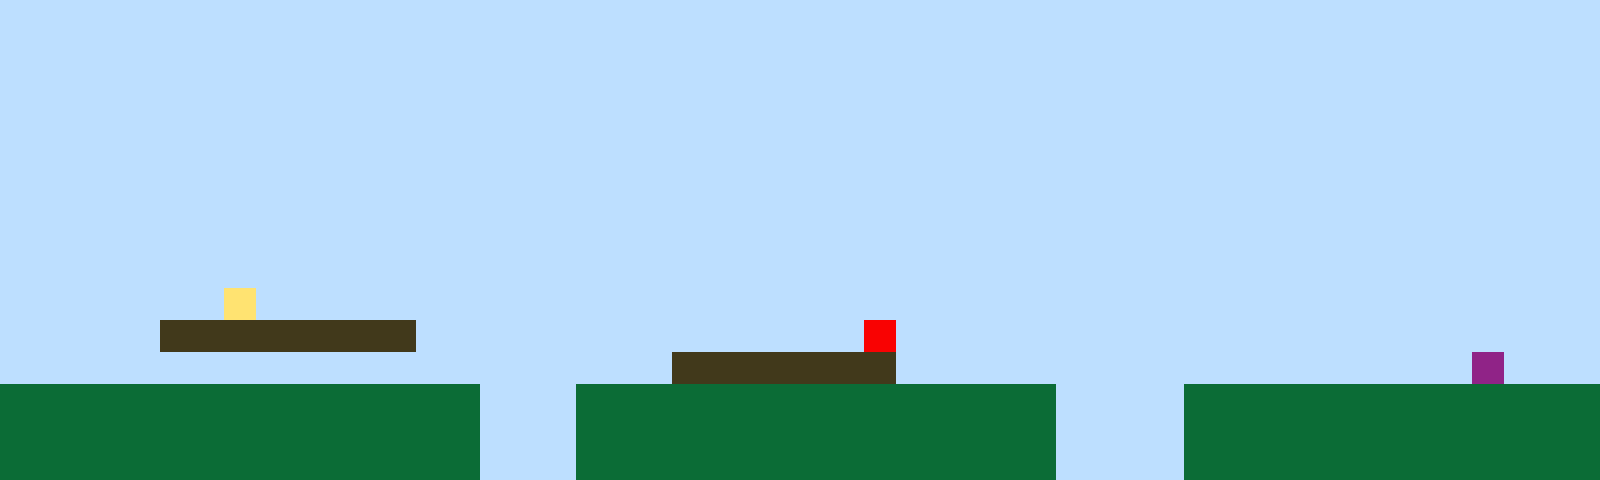

This is a level from a 2D game, rendered from its Tiled map with the project's own tilesets. A one-line summary and the complete map file follow:
An orthogonal 50x15 tile map with 32x32 px tiles, 1 tile layer (Tile Layer 1).

<map version="1.10" tiledversion="1.11.2" orientation="orthogonal" renderorder="right-up" width="50" height="15" tilewidth="32" tileheight="32" infinite="0" nextlayerid="2" nextobjectid="1"><editorsettings><export target="map1.csv" format="csv" /></editorsettings><tileset firstgid="1" name="sprites" tilewidth="32" tileheight="32" tilecount="6" columns="3"><image source="sprites.png" width="96" height="64" /></tileset><layer id="1" name="Tile Layer 1" width="50" height="15"><data encoding="csv">1,1,1,1,1,1,1,1,1,1,1,1,1,1,1,1,1,1,1,1,1,1,1,1,1,1,1,1,1,1,1,1,1,1,1,1,1,1,1,1,1,1,1,1,1,1,1,1,1,1,1,1,1,1,1,1,1,1,1,1,1,1,1,1,1,1,1,1,1,1,1,1,1,1,1,1,1,1,1,1,1,1,1,1,1,1,1,1,1,1,1,1,1,1,1,1,1,1,1,1,1,1,1,1,1,1,1,1,1,1,1,1,1,1,1,1,1,1,1,1,1,1,1,1,1,1,1,1,1,1,1,1,1,1,1,1,1,1,1,1,1,1,1,1,1,1,1,1,1,1,1,1,1,1,1,1,1,1,1,1,1,1,1,1,1,1,1,1,1,1,1,1,1,1,1,1,1,1,1,1,1,1,1,1,1,1,1,1,1,1,1,1,1,1,1,1,1,1,1,1,1,1,1,1,1,1,1,1,1,1,1,1,1,1,1,1,1,1,1,1,1,1,1,1,1,1,1,1,1,1,1,1,1,1,1,1,1,1,1,1,1,1,1,1,1,1,1,1,1,1,1,1,1,1,1,1,1,1,1,1,1,1,1,1,1,1,1,1,1,1,1,1,1,1,1,1,1,1,1,1,1,1,1,1,1,1,1,1,1,1,1,1,1,1,1,1,1,1,1,1,1,1,1,1,1,1,1,1,1,1,1,1,1,1,1,1,1,1,1,1,1,1,1,1,1,1,1,1,1,1,1,1,1,1,1,1,1,1,1,1,1,1,1,1,1,1,1,1,1,1,1,1,1,1,1,1,1,1,1,1,1,1,1,1,1,1,1,1,1,1,1,1,1,1,1,1,1,1,1,1,1,1,1,1,1,1,1,1,1,1,1,1,1,1,1,1,1,1,1,1,1,1,1,1,1,1,1,1,1,1,1,1,1,1,1,1,1,1,1,1,1,1,1,1,1,1,1,1,1,1,1,1,1,1,1,1,1,1,1,1,1,1,1,1,1,1,1,1,1,1,1,1,1,1,1,1,1,4,1,1,1,1,1,1,1,1,1,1,1,1,1,1,1,1,1,1,1,1,1,1,1,1,1,1,1,1,1,1,1,1,1,1,1,1,1,1,1,1,1,1,1,1,1,1,1,3,3,3,3,3,3,3,3,1,1,1,1,1,1,1,1,1,1,1,1,1,1,5,1,1,1,1,1,1,1,1,1,1,1,1,1,1,1,1,1,1,1,1,1,1,1,1,1,1,1,1,1,1,1,1,1,1,1,1,1,1,1,1,1,1,1,3,3,3,3,3,3,3,1,1,1,1,1,1,1,1,1,1,1,1,1,1,1,1,1,1,6,1,1,1,2,2,2,2,2,2,2,2,2,2,2,2,2,2,2,1,1,1,2,2,2,2,2,2,2,2,2,2,2,2,2,2,2,1,1,1,1,2,2,2,2,2,2,2,2,2,2,2,2,2,2,2,2,2,2,2,2,2,2,2,2,2,2,2,2,1,1,1,2,2,2,2,2,2,2,2,2,2,2,2,2,2,2,1,1,1,1,2,2,2,2,2,2,2,2,2,2,2,2,2,2,2,2,2,2,2,2,2,2,2,2,2,2,2,2,1,1,1,2,2,2,2,2,2,2,2,2,2,2,2,2,2,2,1,1,1,1,2,2,2,2,2,2,2,2,2,2,2,2,2</data></layer></map>
